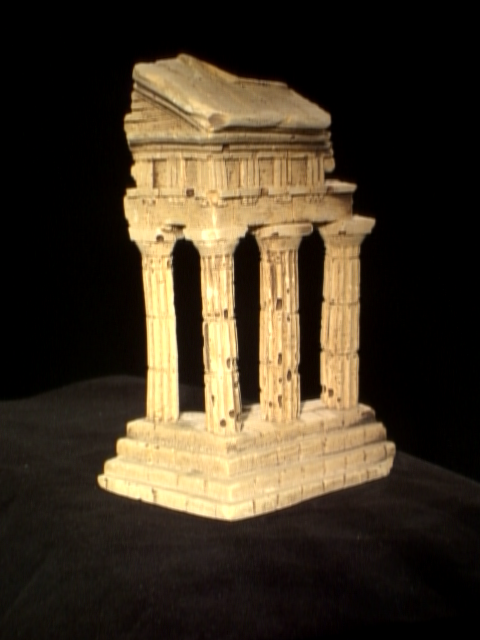
%> input picture 3D Reconstruction/3D_recon_project_package/data/im1.png, 480 x 640 px
$ octave testDepth.m   (GNU Octave 9; MATLAB toolbox functions it lacks are replaced by stand-ins)
%> lines starting %> are read from the running program, lines starting %| are printed output that depends on the picture
### 3D Reconstruction/3D_recon_project_package/matlab/get_disparity.m
function dispM = get_disparity(im1, im2, maxDisp, windowSize)
% GET_DISPARITY creates a disparity map from a pair of rectified images im1 and
%   im2, given the maximum disparity MAXDISP and the window size WINDOWSIZE.

% windowSize: size of the window used to compute the pixel disparity

% window_mask: to be used as a convolution kernel to compute the disparity map
window_mask = ones(windowSize, windowSize);

dispM = zeros(size(im1));
min_disp = ones(size(im1)) * inf;

im1 = double(im1); %Convert images to doubles
im2 = double(im2);

% Loops over all possible disparities between 0 and maxDisp.
% In each iteration, im2 is translated horizontally by the current disparity disp using the imtranslate() function.
% The resulting translated image is then subtracted from im1, and the squared difference is convolved with the window_mask kernel using the conv2() function.
% The resulting disparity map dispM_curr is compared with the minimum disparity map min_disp.
% Pixels in dispM with a dispM_curr smaller than the current min_disp are updated to the current disparity disp, and the min_disp map is updated to the current dispM_curr.
for disp = 0:maxDisp
    im2_translate = imtranslate(im2, [disp,0], 'FillValues', 255);
    dispM_curr = conv2((im1-im2_translate).^2, window_mask, 'same');
    dispM(dispM_curr < min_disp) = disp;
    min_disp = min(min_disp, dispM_curr);
end

### 3D Reconstruction/3D_recon_project_package/matlab/get_depth.m
function depthM = get_depth(dispM, K1, K2, R1, R2, t1, t2)
% GET_DEPTH creates a depth map from a disparity map (DISPM).

% Computes the 3D coordinates of the corresponding points in
% camera coordinates using the camera matrices, rotations, and translations
c1 = -inv(K1*R1)*(K1*t1);
c2 = -inv(K2*R2)*(K2*t2);

% Computes the baseline and focal length
% based on the camera matrices and the translation vectors.
b = norm(c1-c2); %baseline
f = K1(1,1); %focal length

% Calculates the depth map by dividing the baseline times the focal length by the disparity values.
% It sets the depth to zero wherever the disparity is zero.
depthM = b*f./dispM;
depthM(dispM == 0) = 0;

### 3D Reconstruction/3D_recon_project_package/matlab/testDepth.m
clear all ;
% Load image and paramters
im1 = imread('../data/im1.png');
%> im1 is the input picture: size 640x480x3 uint8; mean R, G, B 65.3, 53.9, 37.1
im2 = imread('../data/im2.png');
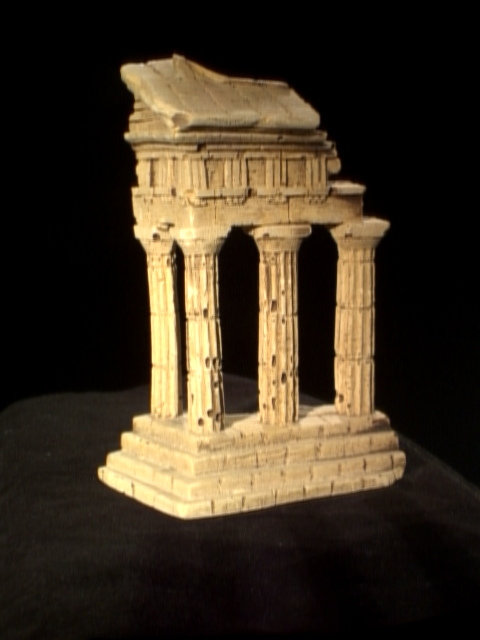
%> input picture 3D Reconstruction/3D_recon_project_package/data/im2.png, 480 x 640 px
%> im2 is the input picture: size 640x480x3 uint8; mean R, G, B 60.7, 49.2, 33.3
im1 = rgb2gray(im1);
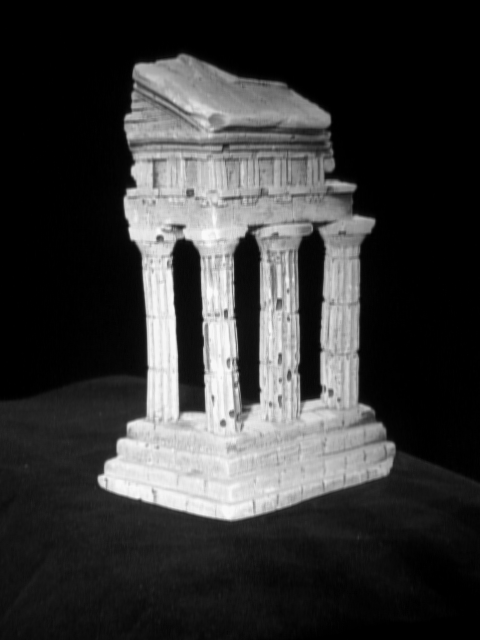
%> im1: size 640x480 uint8; min 0, max 250, mean 55.4
im2 = rgb2gray(im2);
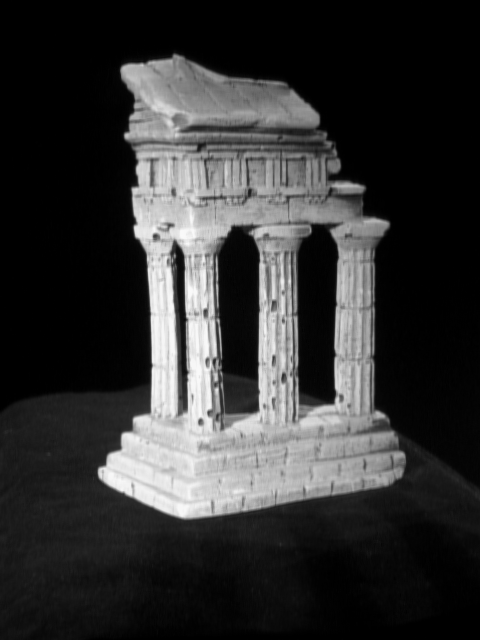
%> im2: size 640x480 uint8; min 0, max 250, mean 50.8
load('rectify.mat', 'M1', 'M2', 'K1n', 'K2n', 'R1n', 'R2n', 't1n', 't2n');

maxDisp = 20;
windowSize = 3;
dispM = get_disparity(im1, im2, maxDisp, windowSize);
%> after the loop in get_disparity, `for disp = 0:maxDisp`:
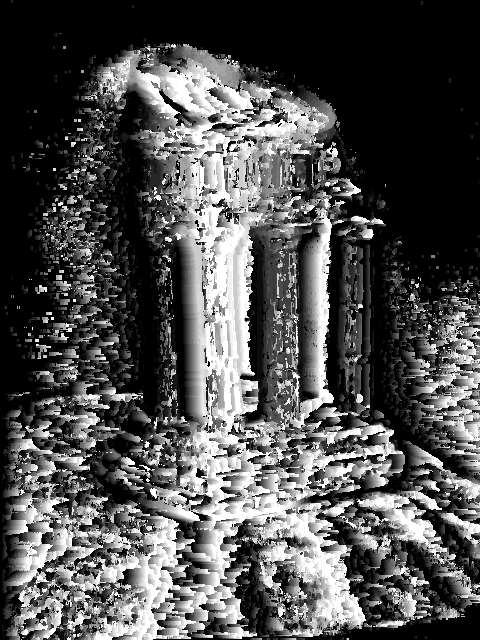
%> dispM: size 640x480 double; min 0, max 20, mean 6.28; drawn with min black and max white
%> after the loop in get_disparity, `for disp = 0:maxDisp`:
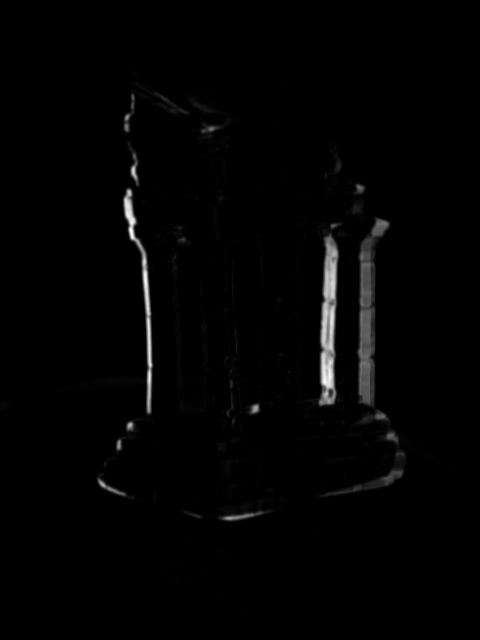
%> min_disp: size 640x480 double; min 0, max 418951, mean 5720.7; drawn with min black and max white

% --------------------  get depth map

depthM = get_depth(dispM, K1n, K2n, R1n, R2n, t1n, t2n);
%> in get_depth, `depthM = b*f./dispM;`:
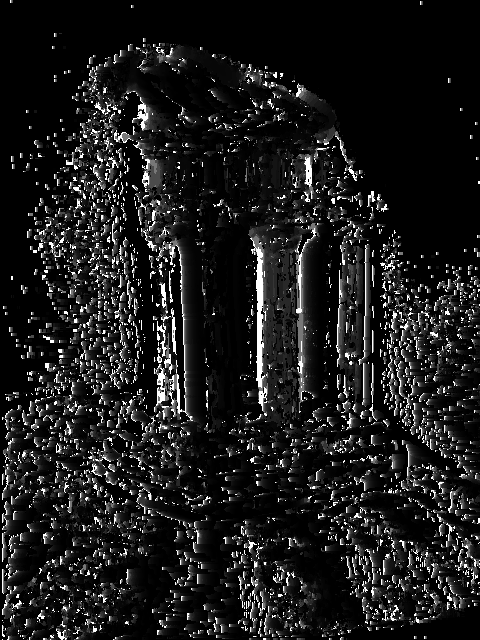
%> depthM: size 640x480 double; 38.8% of the values are NaN or infinite; the others: min 76.18, max 1523.6, mean 332.8; drawn with min black, max white, NaN and infinite black


% --------------------  Display

figure; imagesc(dispM.*(im1>40)); title("Disparity"); colormap(gray); axis image;
figure; imagesc(depthM.*(im1>40)); title("Depth"); colormap(gray); axis image;
%> after `axis image`:
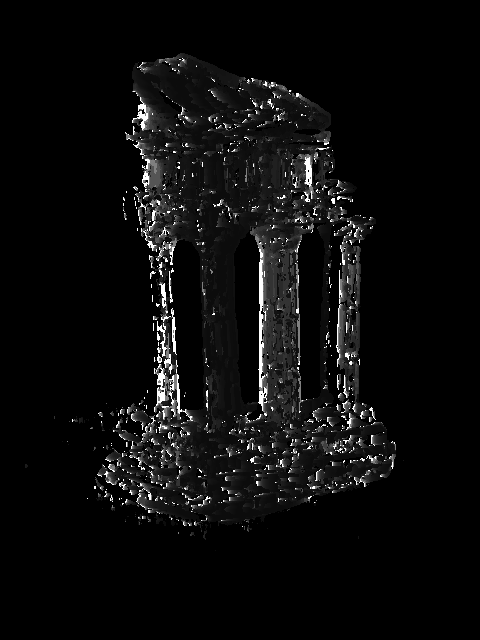
%> displayed picture: size 640x480x3, on the screen's scale of 0 to 255; min 0, max 255, mean 11.7
